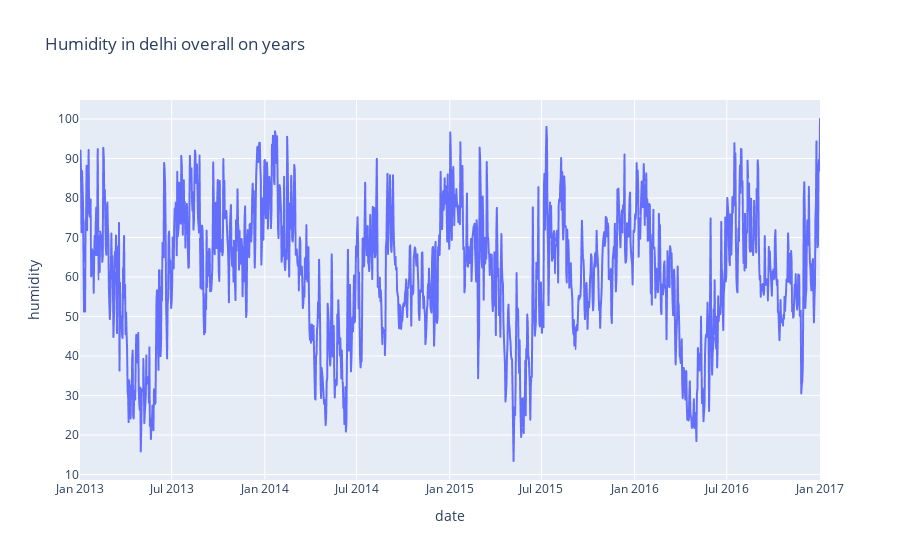

Notebook code cell kept with this figure:
### Code cell
figure = px.line(data, x="date", y="humidity",
                 title= "Humidity in delhi overall on years")
figure.show()

### Figure 1 — Plotly figure (JSON) as saved in the notebook; plotly's stock layout.template omitted (floating-point values rounded to 4 significant figures; data arrays with more than 128 entries replaced by an {"elided": "..."} marker saying what was removed)
{"data": [{"hovertemplate": "date=%{x}<br>humidity=%{y}<extra></extra>", "legendgroup": "", "line": {"color": "#636efa", "dash": "solid"}, "marker": {"symbol": "circle"}, "mode": "lines", "name": "", "showlegend": false, "type": "scattergl", "x": {"elided": "1462 str values"}, "xaxis": "x", "y": {"elided": "1462 float values"}, "yaxis": "y"}], "layout": {"legend": {"tracegroupgap": 0}, "title": {"text": "Humidity in delhi overall on years"}, "xaxis": {"anchor": "y", "domain": [0, 1], "title": {"text": "date"}}, "yaxis": {"anchor": "x", "domain": [0, 1], "title": {"text": "humidity"}}}}
